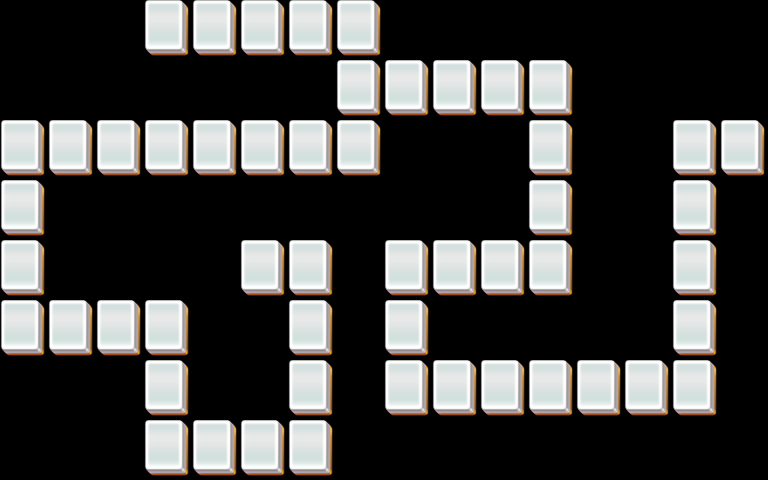

This game map was drawn from its Tiled (.tmx) file and the tilesets committed beside it. A one-line description and the trimmed map source follow:
An orthogonal 32x16 tile map with 24x30 px tiles, 5 tile layers (layer1, layer2, layer3, layer4, ...).

<map version="1.0" orientation="orthogonal" width="32" height="16" tilewidth="24" tileheight="30">
 <properties>
  <property name="species" value="20" />
 </properties>
 <tileset firstgid="1" name="mahjong" tilewidth="48" tileheight="60">
  <image source="mahjong.png" width="48" height="60" />
 </tileset>
 <layer name="layer1" width="32" height="16">
  <data>[512 cells, 52 non-empty, 1 distinct tile ids]</data>
 </layer>
 <layer name="layer2" width="32" height="16">
  <data>[512 cells, 52 non-empty, 1 distinct tile ids]</data>
 </layer>
 <layer name="layer3" width="32" height="16">
  <data>[512 cells, 0 non-empty, 0 distinct tile ids]</data>
 </layer>
 <layer name="layer4" width="32" height="16">
  <data>[512 cells, 0 non-empty, 0 distinct tile ids]</data>
 </layer>
 <layer name="layer5" width="32" height="16">
  <data>[512 cells, 0 non-empty, 0 distinct tile ids]</data>
 </layer>
</map>
